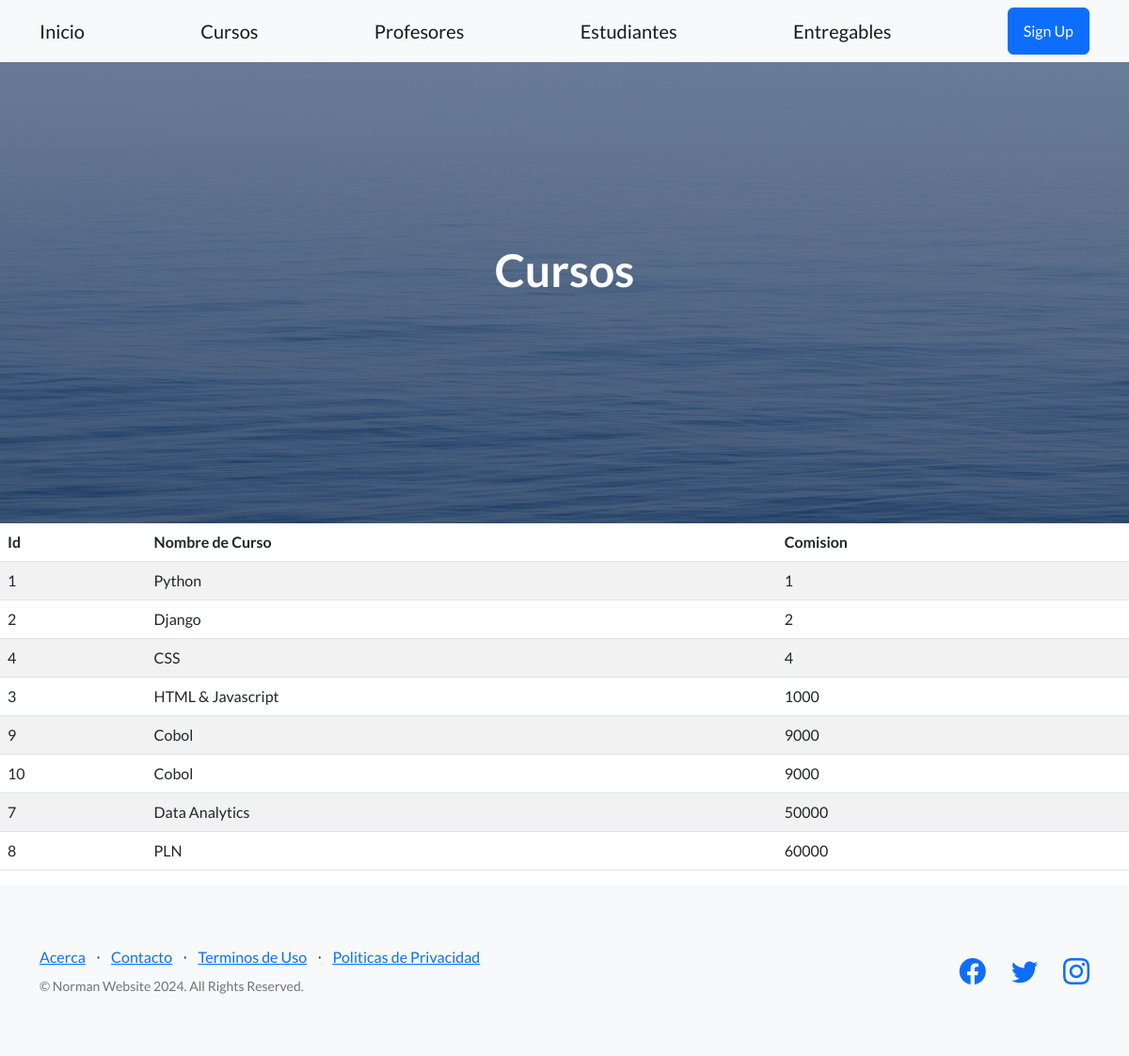
Screenshot of /cursos/ with the database file from the repository.
### entidades/models.py (models this page shows, shortened)
class Curso(models.Model):
    nombre = models.CharField(max_length=50)
    comision = models.IntegerField()
    class Meta:
        ordering = ["comision"]

### entidades/views.py (the view)
# urls.py: path('cursos/', cursos, name="cursos"),
def cursos(request):
    contexto = {"cursos": Curso.objects.all()}
    return render(request, "entidades/cursos.html", contexto)

### entidades/templates/entidades/cursos.html
{% extends "entidades/index.html" %}
{% block titulo %}
<h1 class="mb-5">Cursos</h1>
{% endblock titulo %}
{% block contenido %}
<table class="table table-striped">
    <thead>
        <tr>
            <th>Id</th>
            <th>Nombre de Curso</th>
            <th>Comision</th>
        </tr>
    </thead>
    <tbody>
    {% for c in cursos  %}
        <tr>
            <td>{{ c.id }}</td>
            <td>{{ c.nombre }}</td>
            <td>{{ c.comision }}</td>
        </tr>
    {% endfor %}
    </tbody>
</table>
{% endblock contenido %}

### rows the page displays
Curso: id "1", nombre "Python", comision "1"
Curso: id "2", nombre "Django", comision "2"
Curso: id "4", nombre "CSS", comision "4"
Curso: id "3", nombre "HTML & Javascript", comision "1000"
Curso: id "9", nombre "Cobol", comision "9000"
Curso: id "10", nombre "Cobol", comision "9000"
Curso: id "7", nombre "Data Analytics", comision "50000"
Curso: id "8", nombre "PLN", comision "60000"
